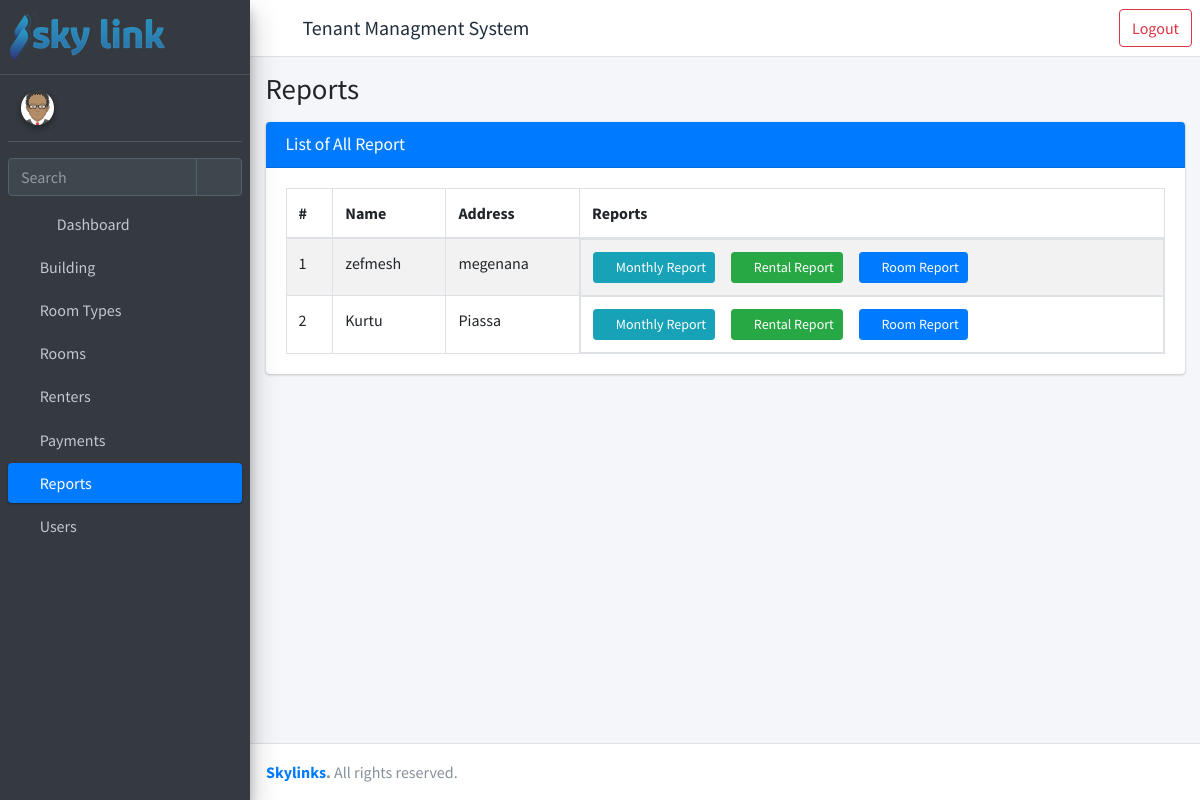
/list-menu-report/ (signed in), run on an earlier commit of the app's database.
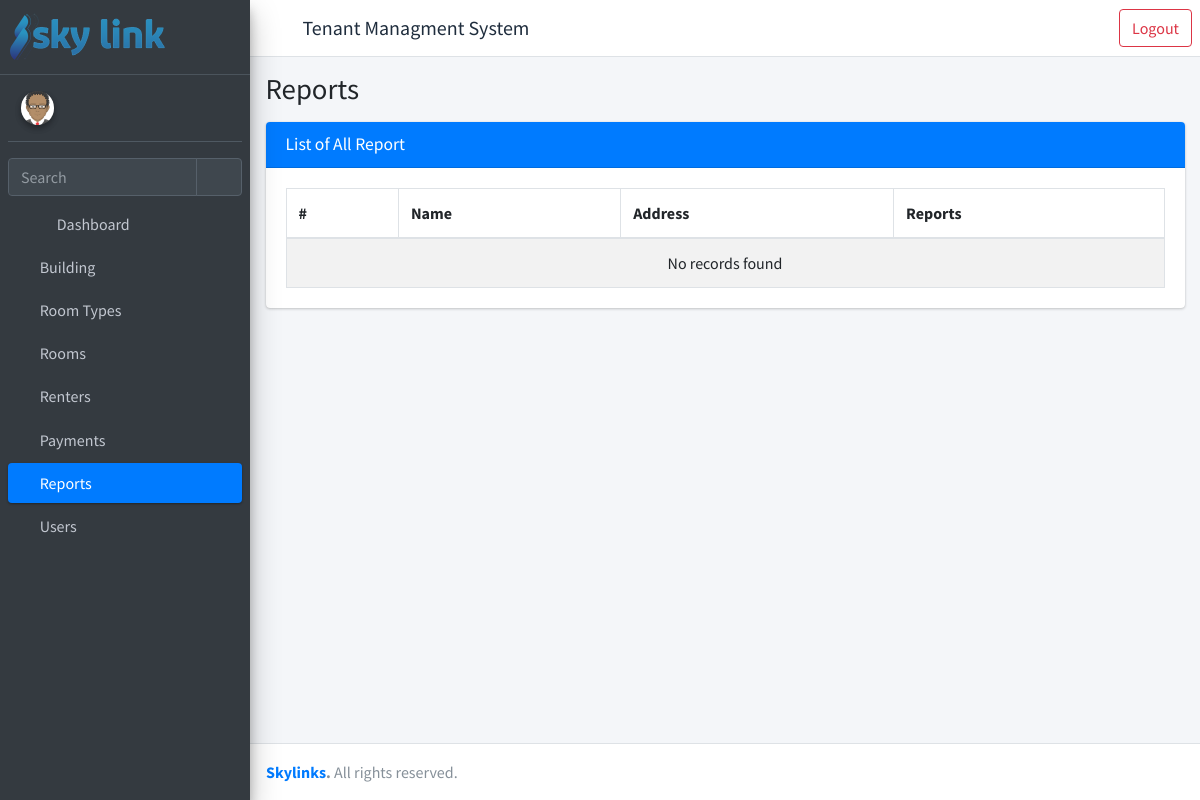
And on a later commit of the database.
### rent/models.py (models this page shows, shortened)
class Building(models.Model):
    name = models.CharField(_("Name"), max_length=100)
    address = models.CharField(_("Address"), max_length=150)
    img = models.ImageField(_("Building Image"), null= True, blank=True ,upload_to="img/")

### rent/views.py (the view)
# urls.py: path("list-menu-report/", views.ReportMenuView, name="list-menu-reports"),
@login_required
@permission_required(perm="rent.view_report")
def ReportMenuView(request):
    buildings = Building.objects.all()
    context = {
        "object_list": buildings,
        "title": "Reports",
        "open": "report",
        "obj_model": "report",
        **permissions(request)
    }
    return render(request, "rent/list-menu-reports.html", context)

### templates/rent/list-menu-reports.html (shortened to what this page needs)
{% extends 'rent/homepage.html' %}
{% load static %}
{% block main_page %}
<div class="content">
    <div class="container-fluid">
        <div class="card">
            <div class="card-header bg-primary">
                <h3 class="card-title ">List of All {{ obj_model.capitalize }}</h3>
            </div>
            <div class="card-body">
                <table id="example1" class="table table-bordered table-striped" width="100%">
                    <thead>
                            <tr>
                                <th>#</th>
                                <th>Name</th>
                                <th>Address</th>
                                <th>Reports</th>
                            </tr>
                        </thead>
                        <tbody>
                        {% if object_list.count > 0 %}
                            {% for data in object_list %}
                                <tr>
                                    <td>{{ forloop.counter }}</td>
                                    <td>{{ data.name }}</td>
                                    <td>{{ data.address }}</td>
                                    <td class="product-action d-flex">
                                        <a class="btn btn-info btn-sm mr-3" href="{% url 'building-monthly-report' pk=data.id %}">
                                            <i class="fa fa-users" aria-hidden="true"></i>
                                            Monthly Report
                                        </a>
                                        <a class="btn btn-success btn-sm mr-3" href="{% url 'list-reports' pk=data.id  %}">
                                            <i class="fa fa-folder" aria-hidden="true"></i>
                                            Rental Report
                                        </a>
                                        <a class="btn btn-primary btn-sm mr-3" href="{% url 'room-reports' pk=data.id  %}">
                                            <i class="fa fa-building "></i>
                                            Room Report
                                        </a>
                                    </td>
                                </tr>
                            {% endfor %}
                        {% else %}
                                <tr>
                                    <td colspan="4" class="dataTables_empty text-center" valign="top">No records found</td>
                                </tr>
                        {% endif %}
                            </tbody>
                        </table>
                    </div>
                </div>
            </div>
        </div>
        {% endblock main_page %}
        {% block scripts %}
        {% load static %}
        {% endblock scripts %}

What changed in the data, as far as the page shows it:
removed Building: name "zefmesh", address "megenana"
removed Building: name "Kurtu", address "Piassa"
Also different on the page:
text now shown: "No records found"
